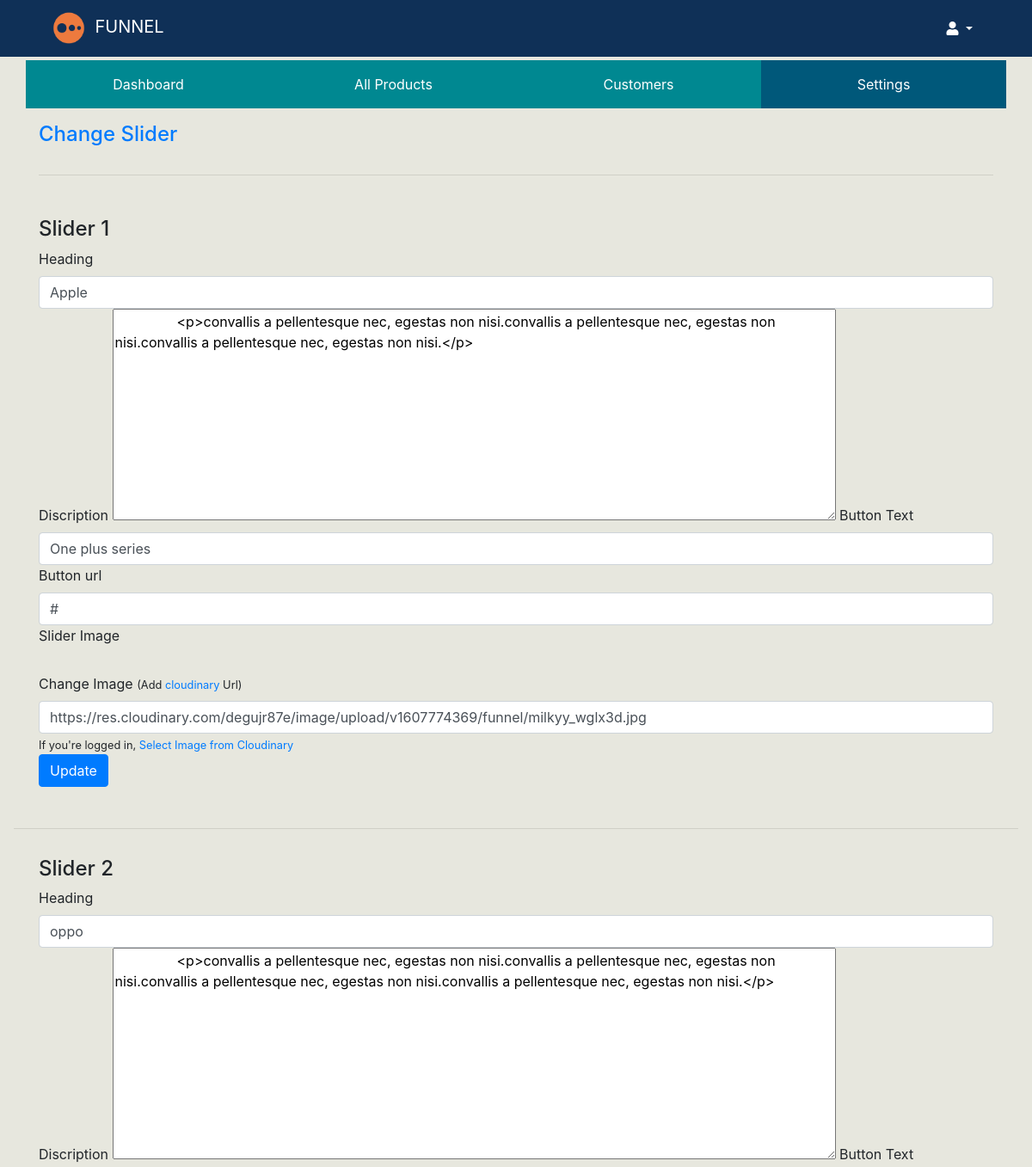
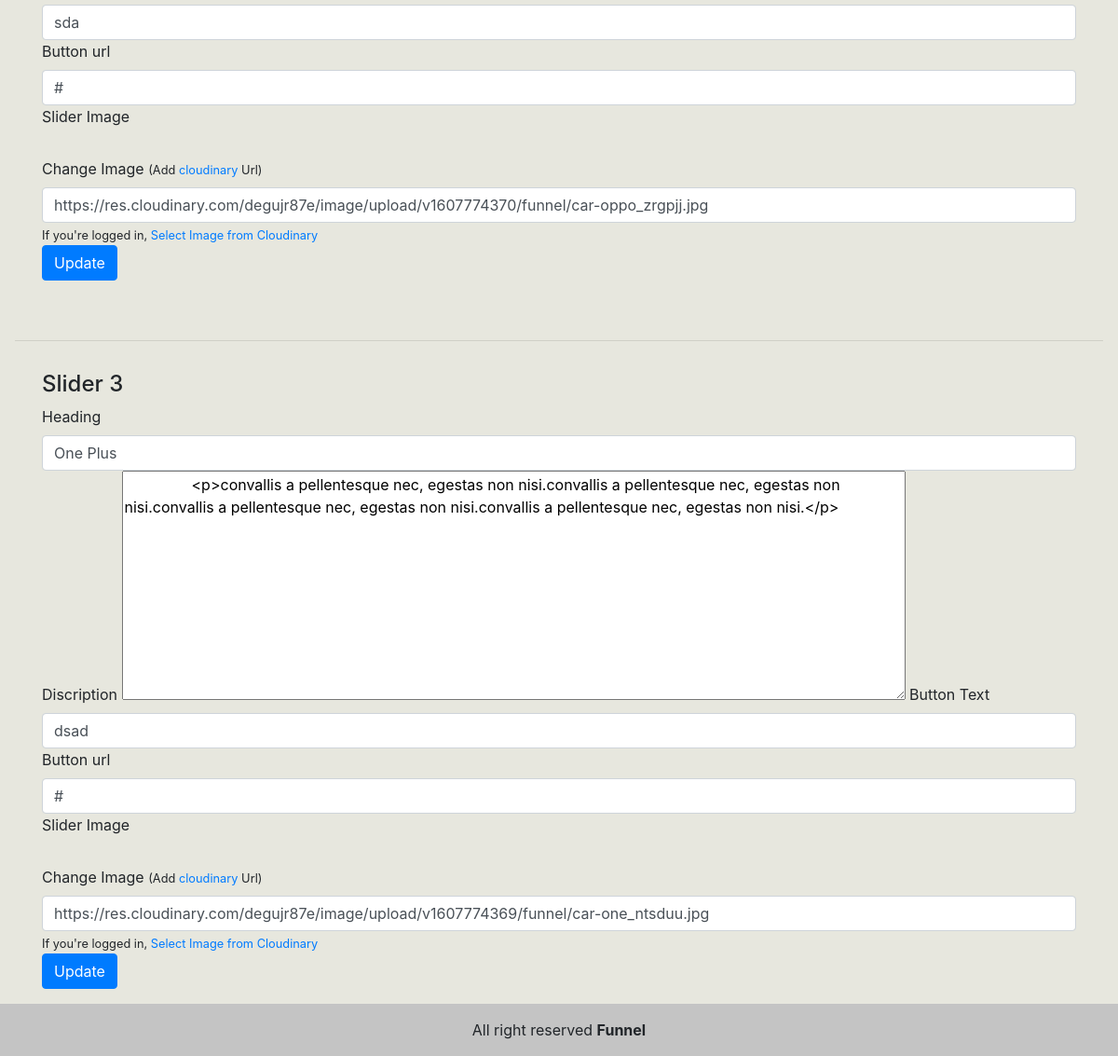
The page /admin/slider-settings.php (signed in) on the database its author committed (2 pictures, top to bottom).
### tables this page shows
CREATE TABLE `slider` (
  `slider_no` int(50) NOT NULL,
  `heading` longtext NOT NULL,
  `sub_heading` longtext NOT NULL,
  `disc` longtext NOT NULL,
  `image` longtext NOT NULL,
  `btn_txt` longtext NOT NULL,
  `btn_url` longtext NOT NULL
);

### admin/slider-function.php (called while the page is built, shortened)
<?php
$slider_id = $set_slider_no;
$admin_query = "SELECT *  FROM `slider` WHERE `slider_no` = $slider_id";
$result = mysqli_query($con, $admin_query);
if (mysqli_num_rows($result) > 0) {
    while ($row = mysqli_fetch_assoc($result)) {
        $heading = $row["heading"];
        $disc = $row["disc"];
        $image = $row["image"];
        $btn_txt = $row["btn_txt"];
        $btn_url = $row["btn_url"];
    }
}

### admin/slider-settings.php (the view, shortened to what this page needs)
<?php
include 'inc/header.php';
?>
<div class="container">
    <div class="row">
        <a class="col-6 col-lg-3 text-center p-3 tab" href="index.php">
            Dashboard
        </a>
        <a class="col-6 col-lg-3 text-center p-3 tab" href="admin-products.php">
            All Products
        </a>
        <a class="col-6 col-lg-3 text-center p-3 tab" href="all-customers.php">
            Customers
        </a>
        <a class="col-6 col-lg-3 text-center p-3 tab tab-active" href="settings.php">
            Settings
        </a>
    </div>
</div>
<div class="container">
    <a href="slider-settings.php"><h4 class="pt-3 pb-3 ">Change Slider</h4></a>
    <hr>
    <div class="p-3"></div>
</div>
<div  id="1" class="container">
    <h4>Slider 1</h4>
    <?php
    $set_slider_no = 1;
    include 'slider-function.php';
    ?>
    <form action="" method="POST">
        <div class="form-group">
            <label for="">Heading</label>
            <input type="text" class="form-control" name="heading1" id="" aria-describedby="emailHelpId" placeholder="" value="<?php echo $heading ?>">
            <label for="">Discription</label>
            <textarea name="discription1" id="editor1" rows="10" cols="80">
                <?php echo $disc ?>
            </textarea>
            <label for="">Button Text</label>
            <input type="text" class="form-control" name="btn1" id="" aria-describedby="emailHelpId" placeholder="" value="<?php echo $btn_txt ?>">
            <label for="">Button url</label>
            <input type="text" class="form-control" name="url1" id="" aria-describedby="emailHelpId" placeholder="" value="<?php echo $btn_url ?>">
            <label for="">Slider Image</label>
            <br>
            <br>
            <label for="">Change Image <small> (Add <a target="_blank" href="https://cloudinary.com/console">cloudinary</a> Url) </small></label>
            <input class="form-control" name="image1" type="text" name="slider-img-1" id="" value="<?php echo $image ?>">
            <small>If you're logged in, <a href="https://cloudinary.com/console/c-fc761ee9de4e6e48dd78edc79aca50/media_library/folders/a8ce38023715925d70724c25b42817c0" target="_blank" rel="noopener noreferrer">Select Image from Cloudinary</a></small>
            <br>
            <button name="update1" type="submit" class="btn btn-primary">Update</button>
        </div>
    </form>
</div>
<div class="p-3">
    <hr>
</div>
<div   id="2" class="container">
    <h4>Slider 2</h4>
    <?php
    $set_slider_no = 2;
    include 'slider-function.php';
    ?>
    <form action="" method="POST">
        <div class="form-group">
            <label for="">Heading</label>
            <input type="text" class="form-control" name="heading2" id="" aria-describedby="emailHelpId" placeholder="" value="<?php echo $heading ?>">
            <label for="">Discription</label>
            <textarea name="discription2" id="editor2" rows="10" cols="80">
                <?php echo $disc ?>
            </textarea>
            <label for="">Button Text</label>
            <input type="text" class="form-control" name="btn2" id="" aria-describedby="emailHelpId" placeholder="" value="<?php echo $btn_txt ?>">
            <label for="">Button url</label>
            <input type="text" class="form-control" name="url2" id="" aria-describedby="emailHelpId" placeholder="" value="<?php echo $btn_url ?>">
            <label for="">Slider Image</label>
            <br>
            <br>
            <label for="">Change Image <small> (Add <a target="_blank" href="https://cloudinary.com/console">cloudinary</a> Url) </small></label>
            <input class="form-control" name="image2" type="text"  id="" value="<?php echo $image ?>">
            <small>If you're logged in, <a href="https://cloudinary.com/console/c-fc761ee9de4e6e48dd78edc79aca50/media_library/folders/a8ce38023715925d70724c25b42817c0" target="_blank" rel="noopener noreferrer">Select Image from Cloudinary</a></small>
            <br>
            <button name="update2" type="submit" class="btn btn-primary">Update</button>
        </div>
    </form>
    <div class="p-2"></div>
</div>
<div class="p-3">
    <hr>
</div>
<div  id="3" class="container">
    <h4>Slider 3</h4>
    <?php
    $set_slider_no = 3;
    include 'slider-function.php';
    ?>
    <form action="" method="POST">
        <div class="form-group">
            <label for="">Heading</label>
            <input type="text" class="form-control" name="heading3" id="" aria-describedby="emailHelpId" placeholder="" value="<?php echo $heading ?>">
            <label for="">Discription</label>
            <textarea name="discription3" id="editor3" rows="10" cols="80">
                <?php echo $disc ?>
            </textarea>
            <label for="">Button Text</label>
            <input type="text" class="form-control" name="btn3" id="" aria-describedby="emailHelpId" placeholder="" value="<?php echo $btn_txt ?>">
            <label for="">Button url</label>
            <input type="text" class="form-control" name="url3" id="" aria-describedby="emailHelpId" placeholder="" value="<?php echo $btn_url ?>">
            <label for="">Slider Image</label>
            <br>
            <br>
            <label for="">Change Image <small> (Add <a target="_blank" href="https://cloudinary.com/console">cloudinary</a> Url) </small></label>
            <input class="form-control" type="text" name="image3" id="" value="<?php echo $image ?>">
            <small>If you're logged in, <a href="https://cloudinary.com/console/c-fc761ee9de4e6e48dd78edc79aca50/media_library/folders/a8ce38023715925d70724c25b42817c0" target="_blank" rel="noopener noreferrer">Select Image from Cloudinary</a></small>
            <br>
            <button name="update3" type="submit" class="btn btn-primary">Update</button>
        </div>
    </form>
</div>
<?php
include 'inc/footer.php';
?>

### admin/inc/header.php (shortened to what this page needs)
<!doctype html>
<html lang="en">
<head>
  <link rel="stylesheet" href="https://stackpath.bootstrapcdn.com/bootstrap/4.3.1/css/bootstrap.min.css">
  <link rel="stylesheet" href="https://use.fontawesome.com/releases/v5.13.1/css/all.css" />
  <link rel="stylesheet" href="css/style.css">
</head>
<body>
  <div class="header sticky-top">
    <div class="container">
      <nav class="mb-1 navbar navbar-expand-lg ">
        <a class="navbar-brand header_logo" href="../index.php"><img height="40px" width="" src="images/logo/favicon.png" alt="logo" />&nbsp; FUNNEL</a>
        <div class="collapse navbar-collapse" id="navbarSupportedContent-333">
          <ul class="navbar-nav ml-auto nav-flex-icons">
            <li class="nav-item dropdown profile">
              <a class="nav-link dropdown-toggle" id="navbarDropdownMenuLink-333" data-toggle="dropdown" aria-haspopup="true" aria-expanded="false">
                <i class="fas fa-user"></i>
              </a>
            </li>
          </ul>
        </div>
      </nav>
    </div>
  </div>

### admin/inc/footer.php (shortened to what this page needs)
<div class="footer p-3 text-center">
  All right reserved <b> Funnel </b>
</div>
</body>
</html>

### admin/css/style.css (style rules this page uses)
body { background: #e7e7de; }
.header { background: #0f3057; }
.header_logo { color: white; }
.profile { color: white; }
.footer { background: rgb(196, 196, 196); }
.tab { background: #008891; color: white; }
.tab-active { background: #00587a; }

### rows shown on the page
slider: heading1 "Apple", discription1 "<p>convallis a pellentesque nec, egestas non nisi.convallis a pellentesque nec, egestas non nisi.convallis a pellentesque nec, egestas non nisi.</p>", btn1 "One plus series", url1 "#", image1 "https://res.cloudinary.com/degujr87e/image/upload/v1607774369/funnel/milkyy_wglx3d.jpg"
slider: heading2 "oppo", discription2 "<p>convallis a pellentesque nec, egestas non nisi.convallis a pellentesque nec, egestas non nisi.convallis a pellentesque nec, egestas non nisi.convallis a pellentesque nec, egestas non nisi.</p>", btn2 "sda", url2 "#", image2 "https://res.cloudinary.com/degujr87e/image/upload/v1607774370/funnel/car-oppo_zrgpjj.jpg"
slider: heading3 "One Plus", discription3 "<p>convallis a pellentesque nec, egestas non nisi.convallis a pellentesque nec, egestas non nisi.convallis a pellentesque nec, egestas non nisi.convallis a pellentesque nec, egestas non nisi.</p>", btn3 "dsad", url3 "#", image3 "https://res.cloudinary.com/degujr87e/image/upload/v1607774369/funnel/car-one_ntsduu.jpg"
